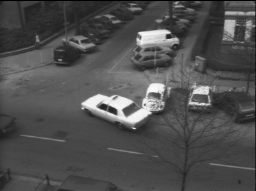
#> input picture S6/Vision embarquée et Intelligence artificielle/TP2/taxi/taxi01.pgm, 256 x 191 px
$ python tp2.py
#> lines starting #> are read from the running program, lines starting #| are printed output that depends on the picture; after the words box and inside, x2 and y2 are one past the last pixel; in counts of white or black regions, pixels touching at a corner belong together
import re
import cv2 as cv
import numpy as np

image1 = 'taxi/taxi01.pgm'
image2 = 'taxi/taxi02.pgm'

frame1 = cv.imread(image1)
#> frame1 is the input picture: shape (191, 256, 3); min 0, max 250, mean 79.2
frame2 = cv.imread(image2)
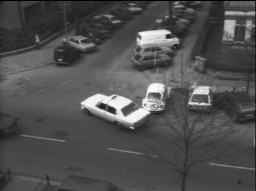
#> input picture S6/Vision embarquée et Intelligence artificielle/TP2/taxi/taxi02.pgm, 256 x 191 px
#> frame2 is the input picture: shape (191, 256, 3); min 0, max 251, mean 79.5

cv.imshow('Image 1', frame1)
cv.imshow('Image 2', frame2)
cv.waitKey(0)


# Conversion en gris
prvs = cv.cvtColor(frame1, cv.COLOR_BGR2GRAY)
next = cv.cvtColor(frame2, cv.COLOR_BGR2GRAY)

# Calcul du Dense Optical Flow (Farneback algo)
flow = cv.calcOpticalFlowFarneback(prvs, next, None, 0.5, 3, 15, 3, 5, 1.2, 0)


# Convertion des coordonnées cartésiennes en polaires
# mag : magnitude (vitesse du déplacement)
# ang : angle (direction)
mag, ang = cv.cartToPolar(flow[..., 0], flow[..., 1])
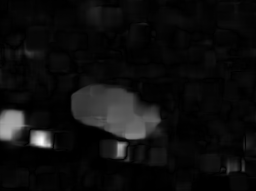
#> mag: shape (191, 256) float32; min 8.06e-05, max 3.79, mean 0.214; drawn with min black and max white
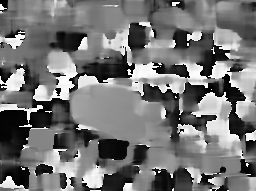
#> ang: shape (191, 256) float32; min 6.91e-05, max 6.28, mean 2.87; drawn with min black and max white

cv.imshow('Norme Brute', mag)
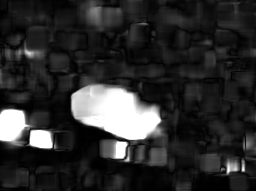
#> window 'Norme Brute': shape (191, 256); min 0, max 255, mean 45.3
cv.waitKey(0)


seuil = 0.75
seuil2 = 2


# On garde la norme si > 0.75, sinon 0
mag_seuillee = np.where(mag > seuil, mag, 0)
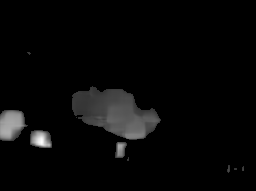
#> mag_seuillee: shape (191, 256) float32; min 0, max 3.79, mean 0.118; drawn with min black and max white

cv.imshow(f'Seuil={seuil}', mag_seuillee)
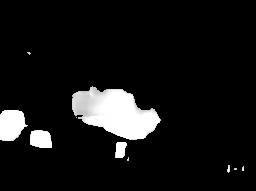
#> window 'Seuil=0.75': shape (191, 256); min 0, max 255, mean 21.2
cv.waitKey(0)

#carte binaire des pixels en déplacement
res,mag_binaire = cv.threshold(mag,seuil,255,cv.THRESH_BINARY)
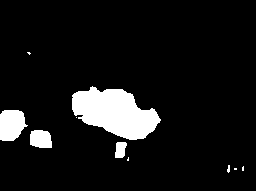
#> mag_binaire: shape (191, 256) float32; 8.7% white; 10 white regions (6 under 20 px), largest, box (x1, y1, x2, y2) and area: (72, 86, 161, 140) 3014, (0, 110, 28, 141) 682, (30, 130, 52, 148) 347, (115, 142, 127, 158) 155
#> res = 0.75
cv.imshow(f'carte binaire {res}', mag_binaire)
cv.waitKey(0)


cv.destroyAllWindows()
